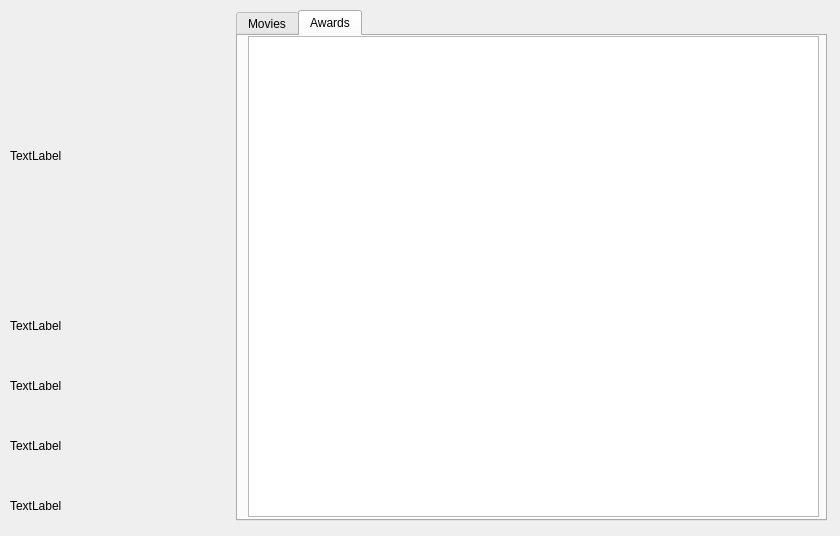
<?xml version="1.0" encoding="UTF-8"?>
<ui version="4.0">
 <class>ActorWindow</class>
 <widget class="QWidget" name="ActorWindow">
  <property name="geometry">
   <rect>
    <x>0</x>
    <y>0</y>
    <width>840</width>
    <height>536</height>
   </rect>
  </property>
  <property name="windowTitle">
   <string>Actor - </string>
  </property>
  <widget class="QTabWidget" name="tabWidget">
   <property name="geometry">
    <rect>
     <x>236</x>
     <y>10</y>
     <width>591</width>
     <height>511</height>
    </rect>
   </property>
   <property name="currentIndex">
    <number>1</number>
   </property>
   <widget class="QWidget" name="tab_movies">
    <attribute name="title">
     <string>Movies</string>
    </attribute>
    <widget class="QTableView" name="tableView">
     <property name="geometry">
      <rect>
       <x>5</x>
       <y>1</y>
       <width>571</width>
       <height>481</height>
      </rect>
     </property>
    </widget>
   </widget>
   <widget class="QWidget" name="tab_awards">
    <attribute name="title">
     <string>Awards</string>
    </attribute>
    <widget class="QTableView" name="tableView_2">
     <property name="geometry">
      <rect>
       <x>10</x>
       <y>0</y>
       <width>571</width>
       <height>481</height>
      </rect>
     </property>
    </widget>
   </widget>
  </widget>
  <widget class="QLabel" name="label_name">
   <property name="geometry">
    <rect>
     <x>10</x>
     <y>300</y>
     <width>221</width>
     <height>51</height>
    </rect>
   </property>
   <property name="text">
    <string>TextLabel</string>
   </property>
  </widget>
  <widget class="QLabel" name="label_dateOfBirth">
   <property name="geometry">
    <rect>
     <x>10</x>
     <y>360</y>
     <width>221</width>
     <height>51</height>
    </rect>
   </property>
   <property name="text">
    <string>TextLabel</string>
   </property>
  </widget>
  <widget class="QLabel" name="label_born_in">
   <property name="geometry">
    <rect>
     <x>10</x>
     <y>420</y>
     <width>221</width>
     <height>51</height>
    </rect>
   </property>
   <property name="text">
    <string>TextLabel</string>
   </property>
  </widget>
  <widget class="QLabel" name="label_biography">
   <property name="geometry">
    <rect>
     <x>10</x>
     <y>480</y>
     <width>221</width>
     <height>51</height>
    </rect>
   </property>
   <property name="text">
    <string>TextLabel</string>
   </property>
  </widget>
  <widget class="QLabel" name="label_image">
   <property name="geometry">
    <rect>
     <x>10</x>
     <y>20</y>
     <width>211</width>
     <height>271</height>
    </rect>
   </property>
   <property name="text">
    <string>TextLabel</string>
   </property>
  </widget>
 </widget>
 <resources/>
 <connections/>
</ui>
